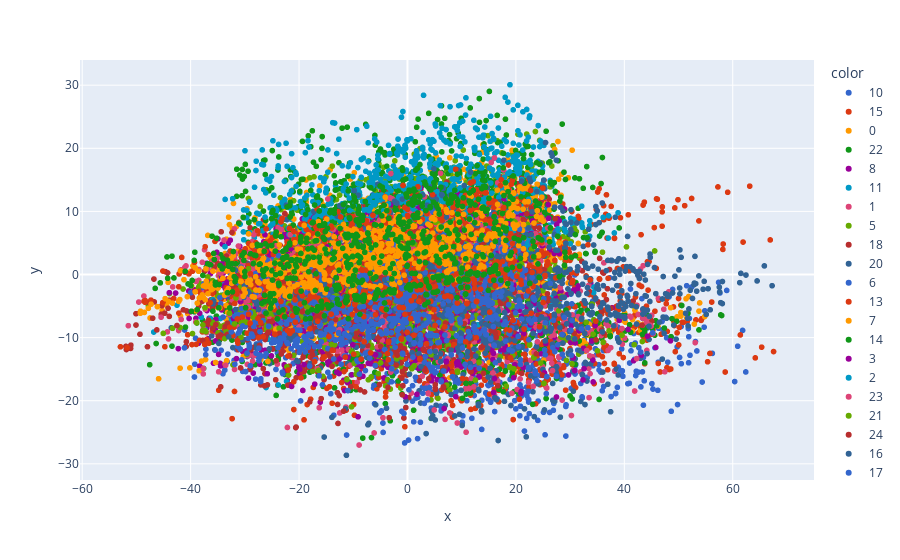

Notebook cell for this chart:
### Code cell
import plotly.express as px
y_train_trf=y_train.astype(str)
fig=px.scatter(x=X_train_trf[:,0],
               y=X_train_trf[:,1],
               color=y_train_trf,
               color_discrete_sequence=px.colors.qualitative.G10)
fig.show()

### Figure 1 — Plotly figure (JSON) as saved in the notebook; plotly's stock layout.template omitted (floating-point values rounded to 4 significant figures; data arrays with more than 128 entries replaced by an {"elided": "..."} marker saying what was removed)
{"data": [{"hovertemplate": "color=10<br>x=%{x}<br>y=%{y}<extra></extra>", "legendgroup": "10", "marker": {"color": "#3366CC", "symbol": "circle"}, "mode": "markers", "name": "10", "showlegend": true, "type": "scattergl", "x": {"elided": "895 float values"}, "xaxis": "x", "y": {"elided": "895 float values"}, "yaxis": "y"}, {"hovertemplate": "color=15<br>x=%{x}<br>y=%{y}<extra></extra>", "legendgroup": "15", "marker": {"color": "#DC3912", "symbol": "circle"}, "mode": "markers", "name": "15", "showlegend": true, "type": "scattergl", "x": {"elided": "886 float values"}, "xaxis": "x", "y": {"elided": "886 float values"}, "yaxis": "y"}, {"hovertemplate": "color=0<br>x=%{x}<br>y=%{y}<extra></extra>", "legendgroup": "0", "marker": {"color": "#FF9900", "symbol": "circle"}, "mode": "markers", "name": "0", "showlegend": true, "type": "scattergl", "x": {"elided": "905 float values"}, "xaxis": "x", "y": {"elided": "905 float values"}, "yaxis": "y"}, {"hovertemplate": "color=22<br>x=%{x}<br>y=%{y}<extra></extra>", "legendgroup": "22", "marker": {"color": "#109618", "symbol": "circle"}, "mode": "markers", "name": "22", "showlegend": true, "type": "scattergl", "x": {"elided": "971 float values"}, "xaxis": "x", "y": {"elided": "971 float values"}, "yaxis": "y"}, {"hovertemplate": "color=8<br>x=%{x}<br>y=%{y}<extra></extra>", "legendgroup": "8", "marker": {"color": "#990099", "symbol": "circle"}, "mode": "markers", "name": "8", "showlegend": true, "type": "scattergl", "x": {"elided": "943 float values"}, "xaxis": "x", "y": {"elided": "943 float values"}, "yaxis": "y"}, {"hovertemplate": "color=11<br>x=%{x}<br>y=%{y}<extra></extra>", "legendgroup": "11", "marker": {"color": "#0099C6", "symbol": "circle"}, "mode": "markers", "name": "11", "showlegend": true, "type": "scattergl", "x": {"elided": "973 float values"}, "xaxis": "x", "y": {"elided": "973 float values"}, "yaxis": "y"}, {"hovertemplate": "color=1<br>x=%{x}<br>y=%{y}<extra></extra>", "legendgroup": "1", "marker": {"color": "#DD4477", "symbol": "circle"}, "mode": "markers", "name": "1", "showlegend": true, "type": "scattergl", "x": {"elided": "822 float values"}, "xaxis": "x", "y": {"elided": "822 float values"}, "yaxis": "y"}, {"hovertemplate": "color=5<br>x=%{x}<br>y=%{y}<extra></extra>", "legendgroup": "5", "marker": {"color": "#66AA00", "symbol": "circle"}, "mode": "markers", "name": "5", "showlegend": true, "type": "scattergl", "x": {"elided": "962 float values"}, "xaxis": "x", "y": {"elided": "962 float values"}, "yaxis": "y"}, {"hovertemplate": "color=18<br>x=%{x}<br>y=%{y}<extra></extra>", "legendgroup": "18", "marker": {"color": "#B82E2E", "symbol": "circle"}, "mode": "markers", "name": "18", "showlegend": true, "type": "scattergl", "x": {"elided": "928 float values"}, "xaxis": "x", "y": {"elided": "928 float values"}, "yaxis": "y"}, {"hovertemplate": "color=20<br>x=%{x}<br>y=%{y}<extra></extra>", "legendgroup": "20", "marker": {"color": "#316395", "symbol": "circle"}, "mode": "markers", "name": "20", "showlegend": true, "type": "scattergl", "x": {"elided": "934 float values"}, "xaxis": "x", "y": {"elided": "934 float values"}, "yaxis": "y"}, {"hovertemplate": "color=6<br>x=%{x}<br>y=%{y}<extra></extra>", "legendgroup": "6", "marker": {"color": "#3366CC", "symbol": "circle"}, "mode": "markers", "name": "6", "showlegend": true, "type": "scattergl", "x": {"elided": "869 float values"}, "xaxis": "x", "y": {"elided": "869 float values"}, "yaxis": "y"}, {"hovertemplate": "color=13<br>x=%{x}<br>y=%{y}<extra></extra>", "legendgroup": "13", "marker": {"color": "#DC3912", "symbol": "circle"}, "mode": "markers", "name": "13", "showlegend": true, "type": "scattergl", "x": {"elided": "942 float values"}, "xaxis": "x", "y": {"elided": "942 float values"}, "yaxis": "y"}, {"hovertemplate": "color=7<br>x=%{x}<br>y=%{y}<extra></extra>", "legendgroup": "7", "marker": {"color": "#FF9900", "symbol": "circle"}, "mode": "markers", "name": "7", "showlegend": true, "type": "scattergl", "x": {"elided": "808 float values"}, "xaxis": "x", "y": {"elided": "808 float values"}, "yaxis": "y"}, {"hovertemplate": "color=14<br>x=%{x}<br>y=%{y}<extra></extra>", "legendgroup": "14", "marker": {"color": "#109618", "symbol": "circle"}, "mode": "markers", "name": "14", "showlegend": true, "type": "scattergl", "x": {"elided": "977 float values"}, "xaxis": "x", "y": {"elided": "977 float values"}, "yaxis": "y"}, {"hovertemplate": "color=3<br>x=%{x}<br>y=%{y}<extra></extra>", "legendgroup": "3", "marker": {"color": "#990099", "symbol": "circle"}, "mode": "markers", "name": "3", "showlegend": true, "type": "scattergl", "x": {"elided": "940 float values"}, "xaxis": "x", "y": {"elided": "940 float values"}, "yaxis": "y"}, {"hovertemplate": "color=2<br>x=%{x}<br>y=%{y}<extra></extra>", "legendgroup": "2", "marker": {"color": "#0099C6", "symbol": "circle"}, "mode": "markers", "name": "2", "showlegend": true, "type": "scattergl", "x": {"elided": "924 float values"}, "xaxis": "x", "y": {"elided": "924 float values"}, "yaxis": "y"}, {"hovertemplate": "color=23<br>x=%{x}<br>y=%{y}<extra></extra>", "legendgroup": "23", "marker": {"color": "#DD4477", "symbol": "circle"}, "mode": "markers", "name": "23", "showlegend": true, "type": "scattergl", "x": {"elided": "934 float values"}, "xaxis": "x", "y": {"elided": "934 float values"}, "yaxis": "y"}, {"hovertemplate": "color=21<br>x=%{x}<br>y=%{y}<extra></extra>", "legendgroup": "21", "marker": {"color": "#66AA00", "symbol": "circle"}, "mode": "markers", "name": "21", "showlegend": true, "type": "scattergl", "x": {"elided": "885 float values"}, "xaxis": "x", "y": {"elided": "885 float values"}, "yaxis": "y"}, {"hovertemplate": "color=24<br>x=%{x}<br>y=%{y}<extra></extra>", "legendgroup": "24", "marker": {"color": "#B82E2E", "symbol": "circle"}, "mode": "markers", "name": "24", "showlegend": true, "type": "scattergl", "x": {"elided": "911 float values"}, "xaxis": "x", "y": {"elided": "911 float values"}, "yaxis": "y"}, {"hovertemplate": "color=16<br>x=%{x}<br>y=%{y}<extra></extra>", "legendgroup": "16", "marker": {"color": "#316395", "symbol": "circle"}, "mode": "markers", "name": "16", "showlegend": true, "type": "scattergl", "x": {"elided": "988 float values"}, "xaxis": "x", "y": {"elided": "988 float values"}, "yaxis": "y"}, {"hovertemplate": "color=17<br>x=%{x}<br>y=%{y}<extra></extra>", "legendgroup": "17", "marker": {"color": "#3366CC", "symbol": "circle"}, "mode": "markers", "name": "17", "showlegend": true, "type": "scattergl", "x": {"elided": "1033 float values"}, "xaxis": "x", "y": {"elided": "1033 float values"}, "yaxis": "y"}, {"hovertemplate": "color=12<br>x=%{x}<br>y=%{y}<extra></extra>", "legendgroup": "12", "marker": {"color": "#DC3912", "symbol": "circle"}, "mode": "markers", "name": "12", "showlegend": true, "type": "scattergl", "x": {"elided": "823 float values"}, "xaxis": "x", "y": {"elided": "823 float values"}, "yaxis": "y"}, {"hovertemplate": "color=19<br>x=%{x}<br>y=%{y}<extra></extra>", "legendgroup": "19", "marker": {"color": "#FF9900", "symbol": "circle"}, "mode": "markers", "name": "19", "showlegend": true, "type": "scattergl", "x": {"elided": "956 float values"}, "xaxis": "x", "y": {"elided": "956 float values"}, "yaxis": "y"}, {"hovertemplate": "color=4<br>x=%{x}<br>y=%{y}<extra></extra>", "legendgroup": "4", "marker": {"color": "#109618", "symbol": "circle"}, "mode": "markers", "name": "4", "showlegend": true, "type": "scattergl", "x": {"elided": "755 float values"}, "xaxis": "x", "y": {"elided": "755 float values"}, "yaxis": "y"}], "layout": {"legend": {"title": {"text": "color"}, "tracegroupgap": 0}, "margin": {"t": 60}, "xaxis": {"anchor": "y", "domain": [0, 1], "title": {"text": "x"}}, "yaxis": {"anchor": "x", "domain": [0, 1], "title": {"text": "y"}}}}
